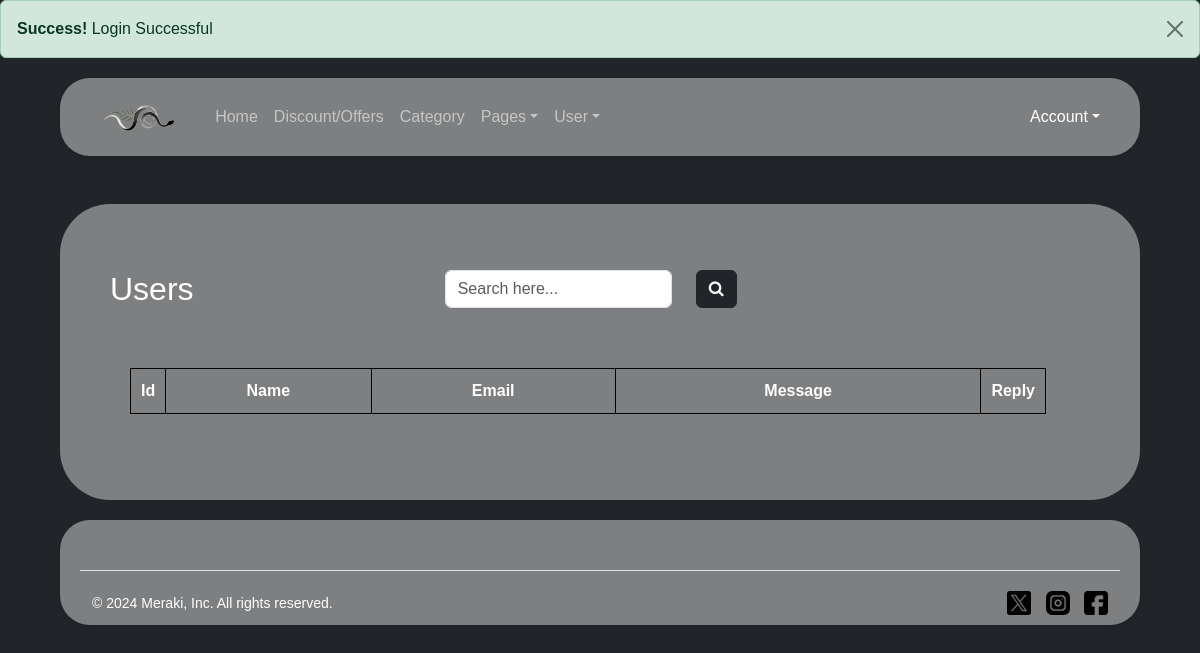
The app's page /AdContactUs.php (signed in), older data.
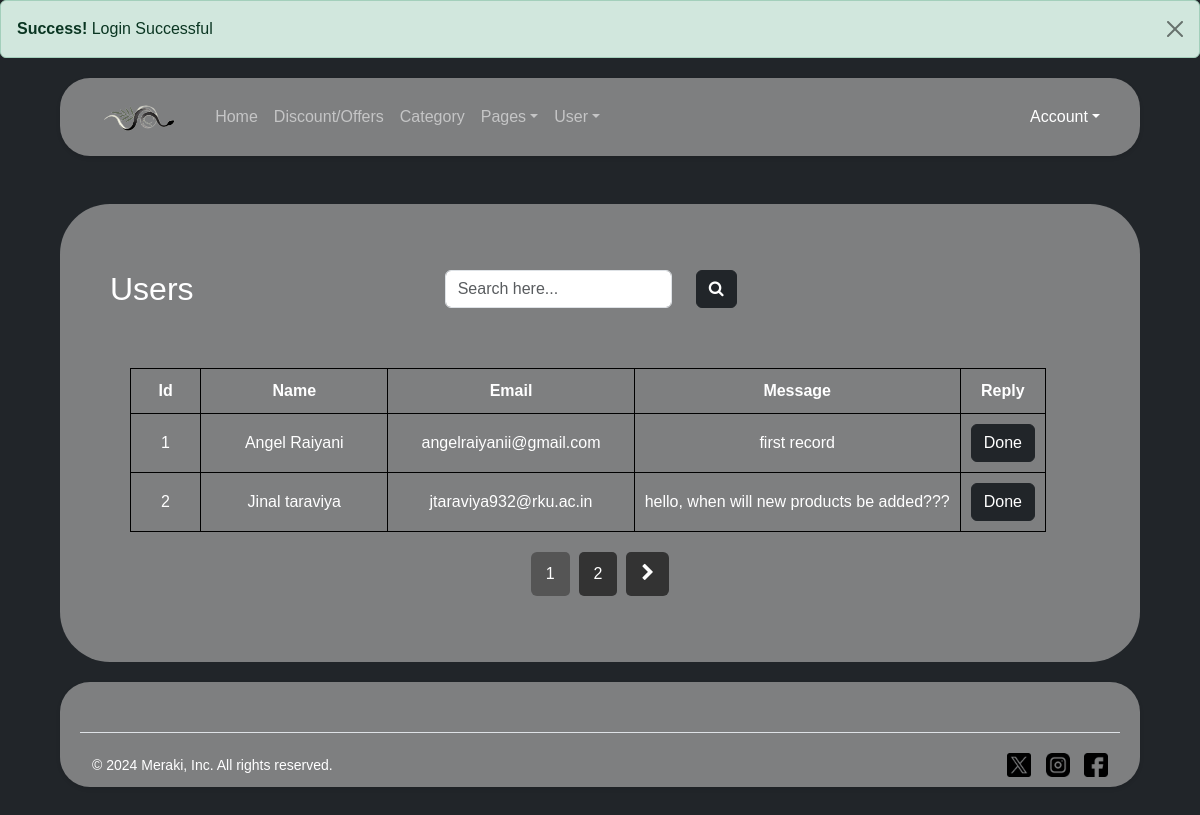
The same page, newer data.
### tables this page shows
CREATE TABLE `contact_tbl` (
  `Co_Id` int(10) NOT NULL,
  `Co_Name` varchar(60) NOT NULL,
  `Co_Email` varchar(100) NOT NULL,
  `Co_Msg` text NOT NULL,
  `Co_Reply` text NOT NULL
);

### AdContactUs.php (the view, shortened to what this page needs)
<!DOCTYPE html>
<html lang="en">
<head>
    <link rel="stylesheet" href="styles.css">
    <?php
    include 'Header.php';
    ?>
</head>
<body class="bg-dark">
    <div class="container mt-5">
        <div class="row mt-3 mb-3">
            <h2 class="col-md-4" style="color:white">Users</h2>
            <div class="col-md-3" style="text-align:right">
                <form method="get"><input type="text" name="search" class="form-control"
                        placeholder="Search here...">&nbsp;
            </div>
            <div class="col-md-1"><button class="btn btn-dark"><i class="fa fa-search "></i></button></div>
        </div>
        <div class="row w-100">
            <div class="col-12">
                <table>
                    <tr>
                        <th style="width:50px">Id</th>
                        <th>Name</th>
                        <th>Email</th>
                        <th>Message</th>
                        <th>Reply</th>
                    </tr>
                    <?php
                    $search = isset($_GET['search']) ? $_GET['search'] : '';
                    $search_query = '';
                    $q = "SELECT * FROM contact_tbl $search_query";
                    $result = mysqli_query($con, $q);
                    $total_records = mysqli_num_rows($result);
                    $records_per_page = 2;
                    $total_pages = ceil($total_records / $records_per_page);
                    $page = isset($_GET['page']) ? $_GET['page'] : 1;
                    $start_from = ($page - 1) * $records_per_page;
                    $q = "Select * from contact_tbl $search_query LIMIT $start_from, $records_per_page";
                    $result = mysqli_query($con, $q);
                    while ($r = mysqli_fetch_assoc($result)) {
                        ?>
                        <tr>
                            <td><?php echo $r['Co_Id']; ?></td>
                            <td><?php echo $r['Co_Name']; ?></td>
                            <td><?php echo $r['Co_Email']; ?></td>
                            <td><?php echo $r['Co_Msg']; ?></td>
                            <td>
                                <?php if (empty($r['Co_Reply'])):  ?>
                                    <form method="post" action="AdContactUs.php#user_profile">
                                        <a href="#user_profile">
                                            <button type="submit" class="btn btn-dark" value="<?php echo $r['Co_Id'] ?>"
                                                name="showContact" onclick="showUser (1)">
                                                <i class="fa fa-arrow-right"></i>
                                            </button>
                                        </a>
                                    </form>
                                <?php else: ?>
                                    <span>
                                        <form method="post" action="AdContactUs.php#user_profile">
                                            <a href="#user_profile">
                                                <button type="submit" class="btn btn-dark" value="<?php echo $r['Co_Id'] ?>"
                                                    name="showContact" onclick="showUser (1)">
                                                    Done
                                                </button>
                                            </a>
                                        </form>
                                    </span>
                                <?php endif; ?>
                            </td>
                        </tr>
                        <?php
                    }
                    ?>
                </table>
            </div>
        </div>
        <nav>
            <ul class="pagination">
                <?php
                for ($i = 1; $i <= $total_pages; $i++) {
                    echo "<li class='page-item " . ($i == $page ? 'active' : '') . "'><a class='page-link' href='?page=" . $i . "&search=" . $search . "'>" . $i . "</a></li>";
                }
                if ($page < $total_pages) {
                    echo "<li class='page-item'><a class='page-link' href='?page=" . ($page + 1) . "&search=" . $search . "'><i class='fa fa-chevron-right'></i></a></li>";
                }
                ?>
            </ul>
        </nav>
    </div>
    <?php
    include 'Footer.php';
            ?>
</body>
</html>

### Header.php (shortened to what this page needs)
<!DOCTYPE html>
<html lang="en">
<head>
    <link href="https://cdn.jsdelivr.net/npm/bootstrap@5.3.0/dist/css/bootstrap.min.css" rel="stylesheet">
    <link rel="stylesheet" href="https://cdnjs.cloudflare.com/ajax/libs/font-awesome/4.7.0/css/font-awesome.min.css">
    <link rel="stylesheet" href="styles.css">
</head>
<body>
    <?php
    if (isset($_COOKIE['success'])) {
        ?>
        <div class="alert alert-success alert-dismissible fade show" role="alert">
            <strong>Success!</strong> <?php echo $_COOKIE['success']; ?>
            <button type="button" class="btn-close" data-bs-dismiss="alert" aria-label="Close"></button>
        </div>
        <?php
    }
        ?>
    <header class="header">
        <nav class="navbar navbar-expand-lg navbar-dark">
            <div class="container-fluid">
                <a class="navbar-brand logo" href="#">
                    <img src="img/logo1.png" alt="Logo">
                </a>
                <div class="collapse navbar-collapse" id="navbarNav">
                    <ul class="navbar-nav me-auto mb-2 mb-lg-0">
                        <?php if (isset($_SESSION['U_Admin'])) { ?>
                            <li class="nav-item"><a class="nav-link" href="admin.php">Home</a></li>
                            <li class="nav-item"><a class="nav-link" href="admin.php#discount">Discount/Offers</a></li>
                            <li class="nav-item"><a class="nav-link" href="admin.php#category">Category</a></li>
                            <li class="nav-item dropdown">
                                <a class="nav-link dropdown-toggle" href="#" id="navbarDropdown" role="button"
                                    data-bs-toggle="dropdown" aria-expanded="false">Pages</a>
                            </li>
                            <li class="nav-item dropdown">
                                <a class="nav-link dropdown-toggle" href="#" id="navbarDropdown" role="button"
                                    data-bs-toggle="dropdown" aria-expanded="false">User</a>
                            </li>
                        <?php } ?>
                    </ul>
                    <ul class="navbar-nav mb-2 mb-lg-0">
                        <?php if (isset($_SESSION['U_Admin']) || isset($_SESSION['U_User'])) { ?>
                            <li class="nav-item dropdown login-register">
                                <a class="nav-link dropdown-toggle" href="#" id="navbarDropdown" role="button"
                                    data-bs-toggle="dropdown" aria-expanded="false">Account</a>
                            </li>
                        <?php } else { ?>
                            <li class="nav-item login-register">
                                <a class="nav-link" href="Login.php">Login</a>
                            </li>
                        <?php } ?>
                    </ul>
                </div>
            </div>
        </nav>
    </header>
</body>
</html>

### Footer.php (shortened to what this page needs)
<footer class="row footer mb-5">
    <div class="row">
    </div>
    <div class="footer-bottom">
        <p>© 2024 Meraki, Inc. All rights reserved.</p>
        <div class="social-icons">
            <a href="#"><img src="Img/twitter.png" alt="Twitter"></a>
            <a href="#"><img src="Img/instagram.png" alt="Instagram"></a>
            <a href="#"><img src="Img/facebook.png" alt="Facebook"></a>
        </div>
    </div>
</footer>
</body>
</html>

### styles.css (style rules this page uses)
body { background-color: #f8f9fa; font-family: Quicksand, sans-serif; color: white; }
.container { background-color: rgba(165, 165, 165, 0.7); padding: 50px; border-radius: 50px; width: auto; margin-top: 20px; margin-left: 5%; margin-right: 5%; }
a { color: #000000; text-decoration: none; }
table { display: block; overflow-x: auto; white-space: nowrap; padding: 20px; }
.pagination { justify-content: center; }
.pagination li { margin: 0 5px; }
.pagination li a { color: #fff; background-color: #333; border: none; padding: 10px 15px; font-size: 16px; border-radius: 5px; cursor: pointer; }
.pagination li.active a { background-color: #555; }
.pagination li a i { font-size: 18px; }

### Header.php (style rules this page uses)
.header { background-color: rgba(165, 165, 165, 0.7); padding: 10px 20px; border-radius: 30px; margin: 20px 5%; box-shadow: 0 2px 4px rgba(0, 0, 0, 0.1); }
.logo img { height: 30px; }
.login-register a { text-decoration: none; color: white; font-size: 16px; }

### AdContactUs.php (style rules this page uses)
tr { border: 1px black solid; text-align: center; }
table { width: 100%; }
th, td { width: 100%; border: 1px black solid; padding: 10px; }
th:nth-child(1), td:nth-child(1) { width: 10%; }
th:nth-child(2), td:nth-child(2) { width: 25%; }
th:nth-child(3), td:nth-child(3) { width: 30%; }

### Footer.php (style rules this page uses)
.footer { background-color: rgba(165, 165, 165, 0.7);; width: auto; margin-top: 20px; margin-left: 5%; margin-right: 5%; display: flex; justify-content: space-between; align-items: center; padding: 10px 20px; border-radius: 30px; box-shadow: 0 2px 4px rgba(0, 0, 0, 0.1); }
.footer-bottom { display: flex; justify-content: space-between; align-items: center; border-top: 1px solid #dee2e6; padding-top: 20px; }
.footer-bottom p { margin: 0; color: #ffffff; font-size: 14px; }
.social-icons a { margin-left: 10px; }
.social-icons img { width: 24px; height: 24px; }

Row changes from the older to the newer data that the page shows:
added contact_tbl: Co_Id "1", Co_Name "Angel Raiyani", Co_Email "angelraiyanii@gmail.com", Co_Msg "first record"
added contact_tbl: Co_Id "2", Co_Name "Jinal taraviya", Co_Email "jtaraviya932@rku.ac.in", Co_Msg "hello, when will new products be added???"
Text that changed along with them:
new list line: "1"
new list line: "2"
